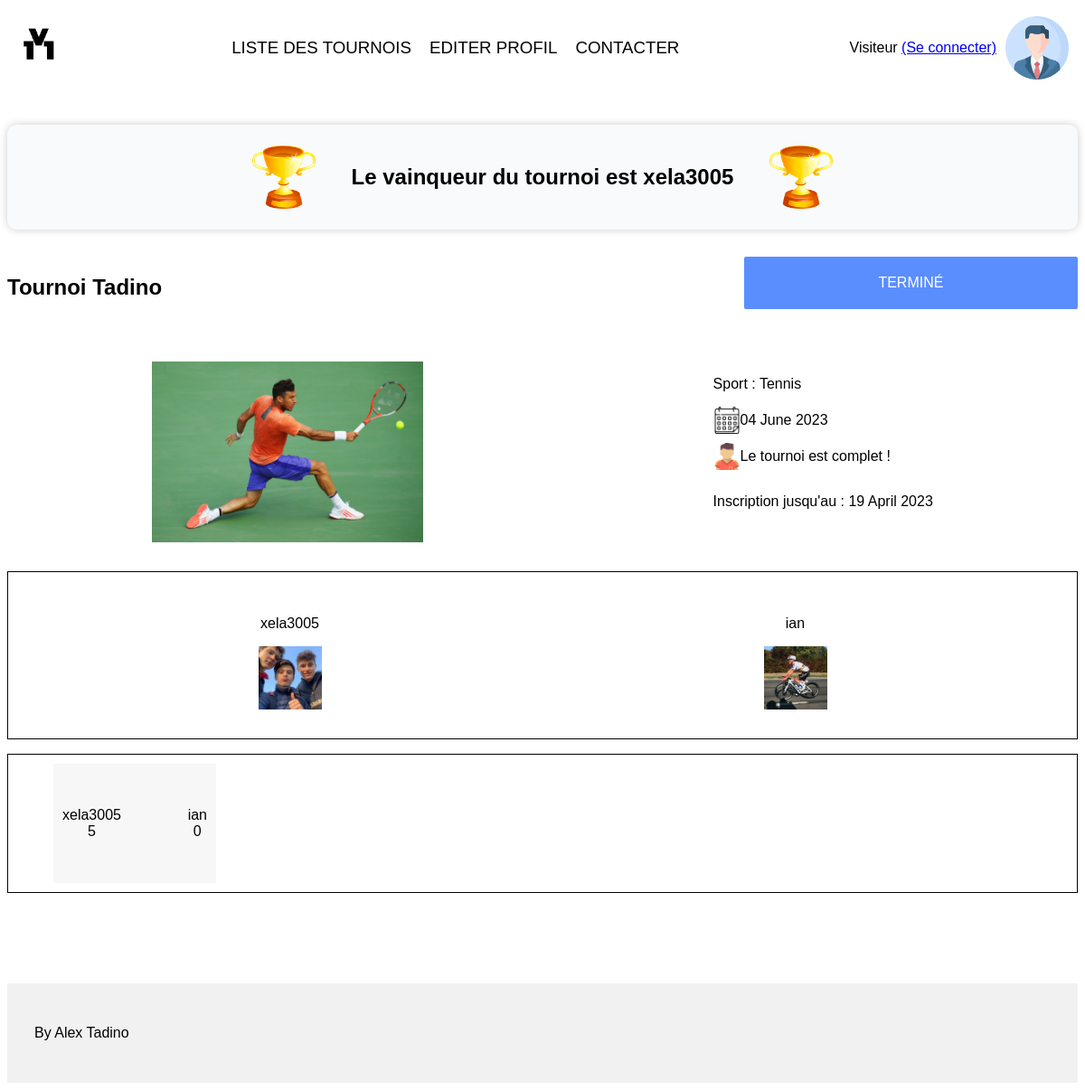
/consulterTournoi.php?id=37, run on the app's committed database.
### tables this page shows
CREATE TABLE `ewin_rencontre` (
  `id` int NOT NULL,
  `idTournoi` int NOT NULL,
  `idJoueur1` int DEFAULT NULL,
  `idJoueur2` int DEFAULT NULL,
  `scoreJoueur1` int NOT NULL,
  `scoreJoueur2` int NOT NULL,
  `vainqueur` varchar(200) DEFAULT NULL,
  `idRencontreNext` int DEFAULT NULL
);

CREATE TABLE `ewin_users` (
  `id` int NOT NULL,
  `courriel` varchar(100) NOT NULL,
  `pseudo` varchar(100) NOT NULL,
  `nom` varchar(100) NOT NULL,
  `prenom` varchar(100) NOT NULL,
  `motDePasse` varchar(100) NOT NULL,
  `estActif` int NOT NULL DEFAULT '0',
  `estOrganisateur` int NOT NULL DEFAULT '0',
  `urlPhoto` varchar(300) DEFAULT NULL
);

CREATE TABLE `ewin_tournoi` (
  `id` int NOT NULL,
  `nom` varchar(100) NOT NULL,
  `sportId` int NOT NULL,
  `placesDispo` int NOT NULL,
  `idStatut` int NOT NULL,
  `dateTournoi` date NOT NULL,
  `dateFinInscription` date NOT NULL,
  `estActif` int NOT NULL
);

CREATE TABLE `ewin_sport` (
  `id` int NOT NULL,
  `nom_sport` varchar(100) NOT NULL
);

CREATE TABLE `ewin_participer` (
  `id` int NOT NULL,
  `id_user` int NOT NULL,
  `id_tournoi` int NOT NULL,
  `date_inscription` date NOT NULL
);

### consulterTournoi.php (the view, shortened to what the rows shown need)
<?php
require "php/Tournoi.php";
    if($_GET['id']) {
        $idTournoi = $_GET['id'];
    } else {
        header("Location: listeTournois.php");
    }
    $message = '';
    $tournoi = new Tournoi();
    $tournoi->setTournoiWithId($idTournoi);
    if ($tournoi->hasAMatch()) {
        $rencontres = $tournoi->getRencontres($message);
    }
?>
<!DOCTYPE html>
<html lang="fr">
<head>
    <link rel="stylesheet" type="text/css" href="css/style.css">
</head>
<body>
    <main>
        <?php if(isset($rencontres) && $rencontres[count($rencontres) - 1]->getVainqueur() != null): ?>
        <div id="messageVainqueurTournoi">
            <img src="images/coupe.png" width="70" height="70" alt="COUPE">
            <p>Le vainqueur du tournoi est <?php echo $rencontres[count($rencontres) - 1]->getPseudo($rencontres[count($rencontres) - 1]->getVainqueur());?></p>
            <img src="images/coupe.png" width="70" height="70" alt="COUPE">
        </div>
        <?php endif; ?>
        <section class="titreUpdateStatut">
            <div class="titreUpdate">
                <h1>
                    <?php echo $tournoi->getNom()?>
                </h1>
            </div>
        </section>
        <section class="infosTournoiConsulterTournoi">
            <div>
                <p>Sport : <?php echo $tournoi->getSport($idTournoi, $message)?></p>
                <div class="infosDateTournoi">
                    <img src="images/calendrier.png" alt="CALENDRIER" width="30" height="30">
                    <span>
                        <?php
                        $dateTournoi = $tournoi->getDateTournoi();
                        $datetimeTournoi = DateTime::createFromFormat("Y-m-d", $dateTournoi);
                        $new_dateTournoi = $datetimeTournoi->format("d F Y");
                        echo $new_dateTournoi;
                        ?>
                    </span>
                </div>
                <div class="joueurInfosTournoi">
                    <img src="images/joueur.png" alt="JOUEUR" width="30" height="30">
                    <p>
                    </p>
                </div>
                <p class="dateFinInscription">Inscription jusqu'au :
                <?php
                $dateDateFinInscription = $tournoi->getDateFinInscription();
                $datetimeFinInscription = DateTime::createFromFormat("Y-m-d", $dateDateFinInscription);
                $new_dateFinInscription = $datetimeFinInscription->format("d F Y");
                echo $new_dateFinInscription;
                ?>
                </p>
            </div>
        </section>
        <ul class="listeJoueur">
            <?php
            $joueurs = $tournoi->getJoueurs($message);
            for ($i = 0; $i < count($joueurs); $i++):
                $joueur = $joueurs[$i];
            ?>
            <li>
                <p><?php echo $joueur->getPseudo(); ?></p>
                <img src="upload/<?php echo $joueur->getUrlPhoto() ?>" alt="JOUEUR" width="70" height="70">
            </li>
            <?php endfor; ?>
        </ul>
        <?php
        if ($tournoi->hasAMatch()):
                $nbJoueurs = count($joueurs);
                $nbTours = ceil(log($nbJoueurs, 2));
                function nombreRencontreparTour($nbTours, $numTour) {
                    return pow(2, $nbTours) / pow(2, $numTour);
                }
                $idRencontre = $rencontres[0]->getId();
            ?>
            <ul class="arbre">
                <?php for ($i = 1; $i <= $nbTours; $i++): ?>
                    <li class="level">
                        <?php for ($j = 0; $j < nombreRencontreparTour($nbTours, $i); $j++):
                            $rencontre = new Rencontre();
                            $rencontre->setRencontreWithId($idRencontre, $message);
                            ?>
                            <ul class="rencontre">
                                <li>
                                    <span>
                                        <?php
                                        $joueur1 = new User();
                                        $joueur1->setUserWithId($rencontre->getIdJoueur1(), $message);
                                        if ($joueur1->getId() == null) {
                                            echo 'null';
                                        } else {
                                            echo $joueur1->getPseudo();
                                        }
                                        ?>
                                    </span>
                                    <?php if (isset($_SESSION['estOrganisateur']) && $_SESSION['estOrganisateur'] == 1 && $rencontre->getVainqueur() == null && !($rencontre->getIdJoueur1() == null && $rencontre->getIdJoueur2() == null) && !($rencontre->getIdJoueur1() == null xor $rencontre->getIdJoueur2() == null && $i >= 2)): ?>
                                    <a href="editerRencontre.php?idRencontre=<?php echo $rencontre->getId()?>&idTournoi=<?php echo $idTournoi?>">
                                        <?php
                                        echo $rencontre->getScoreJoueur1();
                                        ?>
                                    </a>
                                    <?php
                                    else:
                                        echo $rencontre->getScoreJoueur1();
                                    endif;
                                    ?>
                                </li>
                                <li>
                                    <span>
                                        <?php
                                        $joueur2 = new User();
                                        $joueur2->setUserWithId($rencontre->getIdJoueur2(), $message);
                                        if ($joueur2->getId() == null) {
                                            echo 'null';
                                        } else {
                                            echo $joueur2->getPseudo();
                                        }
                                        ?>
                                    </span>
                                    <?php
                                    if (isset($_SESSION['estOrganisateur']) && $_SESSION['estOrganisateur'] == 1 && $rencontre->getVainqueur() == null && !($rencontre->getIdJoueur1() == null && $rencontre->getIdJoueur2() == null) && !($rencontre->getIdJoueur1() == null xor $rencontre->getIdJoueur2() == null && $i >= 2)): ?>
                                        <a href="editerRencontre.php?idRencontre=<?php echo $rencontre->getId()?>&idTournoi=<?php echo $idTournoi?>">
                                            <?php
                                            echo $rencontre->getScoreJoueur2();
                                            ?>
                                        </a>
                                    <?php
                                    else:
                                        echo $rencontre->getScoreJoueur2();
                                    endif;
                                    ?>
                                </li>
                            </ul>
                        <?php
                        $idRencontre++;
                        endfor;
                        ?>
                    </li>
                <?php endfor; ?>
            </ul>
        <?php else: ?>
        <p id="aucunArbreGenere">Aucun arbre n'a été généré pour le moment</p>
        <?php endif; ?>
    </main>
</body>
</html>

### data on the page
ewin_rencontre: vainqueur.pseudo "xela3005", idJoueur1.pseudo "xela3005", scoreJoueur1 "5", idJoueur2.pseudo "ian", scoreJoueur2 "0"
ewin_tournoi: nom "Tournoi Tadino", dateTournoi "04 June 2023", dateFinInscription "19 April 2023"
ewin_sport: nom_sport "Tennis"
ewin_participer: id_user.pseudo "xela3005", id_user.urlPhoto (picture)
ewin_participer: id_user.pseudo "ian", id_user.urlPhoto (picture)
